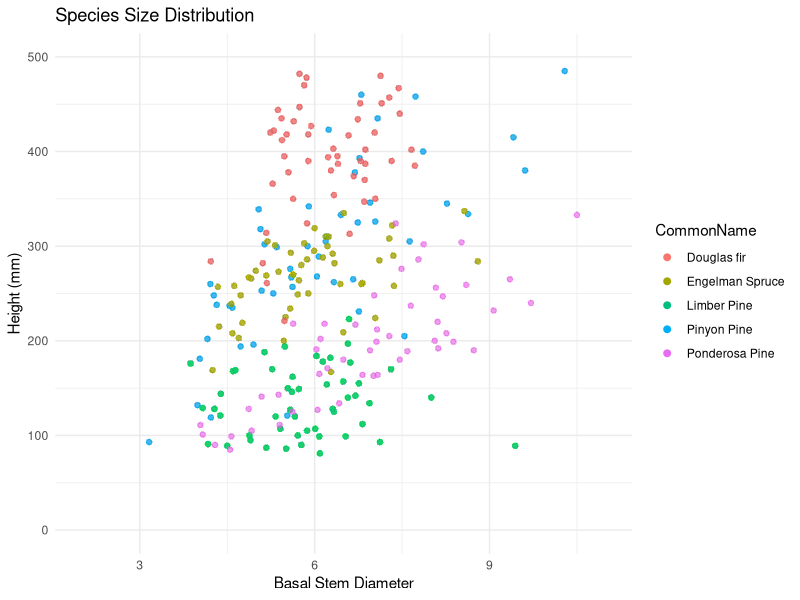

This chart was generated by the following R code:
#Data viz - initial data
#Alexandra Lalor
#allielalor@arizona.edu
#allielalor@gmail.com
#First created: 2022-07-11
#Last updated: 2022-07-12

#load tidyverse
library(tidyverse)
library(scales)

#read CSVs
Phase1_Data <- read_csv("data_QAQC/Phase1_Data.csv")

#check out data
glimpse(Phase1_Data)

#convert variables
Phase1_Data$Phase <- as.factor(Phase1_Data$Phase)
Phase1_Data$Chamber <- as.factor(Phase1_Data$Chamber)
Phase1_Data$ScientificName <- as.factor(Phase1_Data$ScientificName)
Phase1_Data$CommonName <- as.factor(Phase1_Data$CommonName)
Phase1_Data$Species <- as.factor(Phase1_Data$Species)
Phase1_Data$Treatment_temp <- as.factor(Phase1_Data$Treatment_temp)
Phase1_Data$Treatment_water <- as.factor(Phase1_Data$Treatment_water)
Phase1_Data$PorometerSubset <- as.factor(Phase1_Data$PorometerSubset)
Phase1_Data$Dead <- as.factor(Phase1_Data$Dead)


################################################################################
#Graph! Initial Data
################################################################################

#size scatterplot
Phase1_Data %>% 
  group_by(Species) %>% 
  ggplot(aes(x = BasalDia_mm,
             y = Height_mm,
             color = CommonName)) +
  geom_point(alpha = 0.03) +
  #geom_point(aes(size = Phase1_Data$Biomass_g)) +
  xlim(2,11) +
  ylim(0,500) +
  xlab("Basal Stem Diameter") +
  ylab("Height (mm)") +
  labs(title = "Species Size Distribution") +
  scale_color_discrete(guide = guide_legend(override.aes = list(alpha = 1, size = 2))) +
  theme_minimal()

